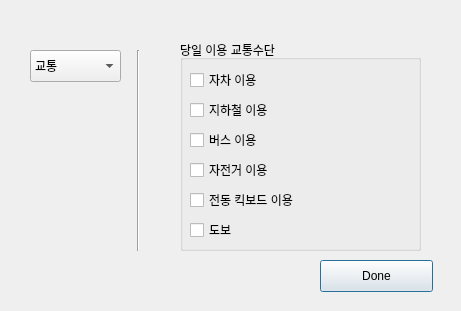
<?xml version="1.0" encoding="UTF-8"?>
<ui version="4.0">
 <class>Dialog</class>
 <widget class="QDialog" name="Dialog">
  <property name="geometry">
   <rect>
    <x>0</x>
    <y>0</y>
    <width>461</width>
    <height>311</height>
   </rect>
  </property>
  <property name="windowTitle">
   <string>Dialog</string>
  </property>
  <widget class="QGroupBox" name="groupBox">
   <property name="geometry">
    <rect>
     <x>180</x>
     <y>40</y>
     <width>241</width>
     <height>211</height>
    </rect>
   </property>
   <property name="title">
    <string>당일 이용 교통수단</string>
   </property>
   <widget class="QCheckBox" name="checkBox">
    <property name="geometry">
     <rect>
      <x>10</x>
      <y>30</y>
      <width>221</width>
      <height>20</height>
     </rect>
    </property>
    <property name="text">
     <string>자차 이용</string>
    </property>
   </widget>
   <widget class="QCheckBox" name="checkBox_2">
    <property name="geometry">
     <rect>
      <x>10</x>
      <y>60</y>
      <width>221</width>
      <height>20</height>
     </rect>
    </property>
    <property name="text">
     <string>지하철 이용</string>
    </property>
   </widget>
   <widget class="QCheckBox" name="checkBox_3">
    <property name="geometry">
     <rect>
      <x>10</x>
      <y>90</y>
      <width>221</width>
      <height>20</height>
     </rect>
    </property>
    <property name="text">
     <string>버스 이용</string>
    </property>
   </widget>
   <widget class="QCheckBox" name="checkBox_4">
    <property name="geometry">
     <rect>
      <x>10</x>
      <y>120</y>
      <width>221</width>
      <height>20</height>
     </rect>
    </property>
    <property name="text">
     <string>자전거 이용</string>
    </property>
   </widget>
   <widget class="QCheckBox" name="checkBox_5">
    <property name="geometry">
     <rect>
      <x>10</x>
      <y>150</y>
      <width>221</width>
      <height>20</height>
     </rect>
    </property>
    <property name="text">
     <string>전동 킥보드 이용</string>
    </property>
   </widget>
   <widget class="QCheckBox" name="checkBox_6">
    <property name="geometry">
     <rect>
      <x>10</x>
      <y>180</y>
      <width>221</width>
      <height>20</height>
     </rect>
    </property>
    <property name="text">
     <string>도보</string>
    </property>
   </widget>
  </widget>
  <widget class="QComboBox" name="comboBox">
   <property name="geometry">
    <rect>
     <x>30</x>
     <y>50</y>
     <width>91</width>
     <height>32</height>
    </rect>
   </property>
   <item>
    <property name="text">
     <string>교통</string>
    </property>
   </item>
   <item>
    <property name="text">
     <string>일상생활</string>
    </property>
   </item>
   <item>
    <property name="text">
     <string>음식</string>
    </property>
   </item>
  </widget>
  <widget class="Line" name="line">
   <property name="geometry">
    <rect>
     <x>130</x>
     <y>50</y>
     <width>16</width>
     <height>201</height>
    </rect>
   </property>
   <property name="orientation">
    <enum>Qt::Vertical</enum>
   </property>
  </widget>
  <widget class="QPushButton" name="pushButton">
   <property name="geometry">
    <rect>
     <x>320</x>
     <y>260</y>
     <width>113</width>
     <height>32</height>
    </rect>
   </property>
   <property name="text">
    <string>Done</string>
   </property>
  </widget>
 </widget>
 <resources/>
 <connections/>
</ui>
